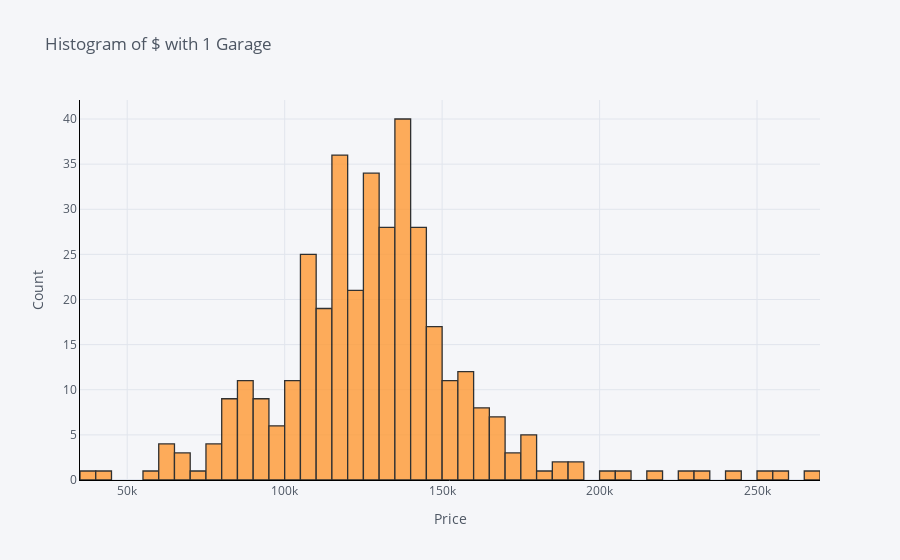

This figure's notebook cell:
### Markdown cell above
### Hitogram of House Sale Price with 1 Garage

### Code cell
df.loc[df['GarageCars'] == 1]['SalePrice'].iplot(kind='hist'
                                                 , bins=50
                                                 , xTitle='Price'
                                                 , linecolor='black'
                                                 , yTitle='Count'
                                                 , title='Histogram of $ with 1 Garage'
                                                )

### Figure 1 — Plotly figure (JSON) as saved in the notebook; plotly's stock layout.template omitted (floating-point values rounded to 4 significant figures; data arrays with more than 128 entries replaced by an {"elided": "..."} marker saying what was removed)
{"data": [{"histfunc": "count", "histnorm": "", "marker": {"color": "rgba(255, 153, 51, 1.0)", "line": {"color": "#000000", "width": 1.3}}, "name": "SalePrice", "nbinsx": 50, "opacity": 0.8, "orientation": "v", "type": "histogram", "x": {"elided": "369 int values"}}], "layout": {"barmode": "overlay", "legend": {"bgcolor": "#F5F6F9", "font": {"color": "#4D5663"}}, "paper_bgcolor": "#F5F6F9", "plot_bgcolor": "#F5F6F9", "title": {"font": {"color": "#4D5663"}, "text": "Histogram of $ with 1 Garage"}, "xaxis": {"gridcolor": "#E1E5ED", "linecolor": "black", "showgrid": true, "tickfont": {"color": "#4D5663"}, "title": {"font": {"color": "#4D5663"}, "text": "Price"}, "zerolinecolor": "#E1E5ED"}, "yaxis": {"gridcolor": "#E1E5ED", "linecolor": "black", "showgrid": true, "tickfont": {"color": "#4D5663"}, "title": {"font": {"color": "#4D5663"}, "text": "Count"}, "zerolinecolor": "#E1E5ED"}}}
